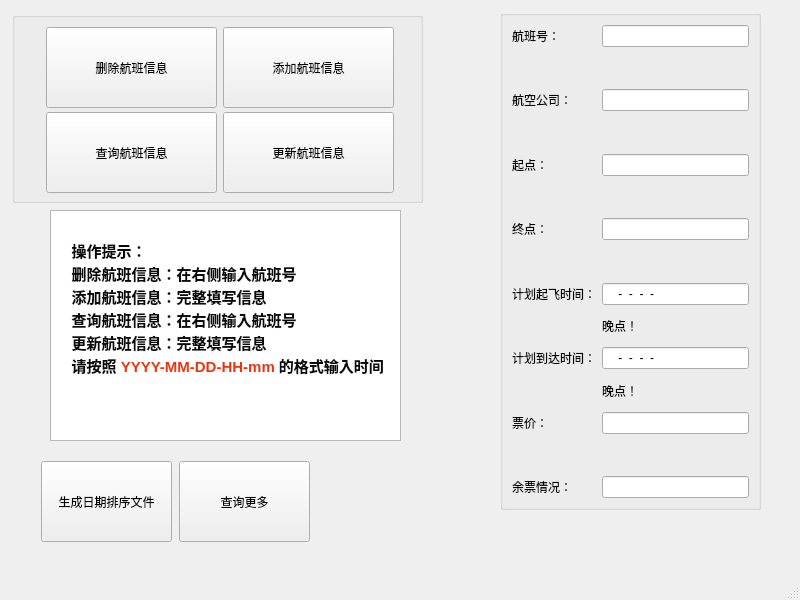
<?xml version="1.0" encoding="UTF-8"?>
<ui version="4.0">
 <class>MainWindow</class>
 <widget class="QMainWindow" name="MainWindow">
  <property name="geometry">
   <rect>
    <x>0</x>
    <y>0</y>
    <width>800</width>
    <height>600</height>
   </rect>
  </property>
  <property name="minimumSize">
   <size>
    <width>800</width>
    <height>600</height>
   </size>
  </property>
  <property name="maximumSize">
   <size>
    <width>800</width>
    <height>600</height>
   </size>
  </property>
  <property name="windowTitle">
   <string>MainWindow</string>
  </property>
  <widget class="QWidget" name="centralwidget">
   <widget class="QTextBrowser" name="textBrowser">
    <property name="geometry">
     <rect>
      <x>50</x>
      <y>210</y>
      <width>351</width>
      <height>231</height>
     </rect>
    </property>
    <property name="html">
     <string>&lt;!DOCTYPE HTML PUBLIC &quot;-//W3C//DTD HTML 4.0//EN&quot; &quot;http://www.w3.org/TR/REC-html40/strict.dtd&quot;&gt;
&lt;html&gt;&lt;head&gt;&lt;meta name=&quot;qrichtext&quot; content=&quot;1&quot; /&gt;&lt;style type=&quot;text/css&quot;&gt;
p, li { white-space: pre-wrap; }
&lt;/style&gt;&lt;/head&gt;&lt;body style=&quot; font-family:'SimSun'; font-size:9pt; font-weight:400; font-style:normal;&quot;&gt;
&lt;p style=&quot;-qt-paragraph-type:empty; margin-top:0px; margin-bottom:0px; margin-left:0px; margin-right:0px; -qt-block-indent:0; text-indent:0px; font-family:'Courier New'; font-size:20px; color:#d4d4d4;&quot;&gt;&lt;br /&gt;&lt;/p&gt;
&lt;p style=&quot; margin-top:0px; margin-bottom:0px; margin-left:0px; margin-right:0px; -qt-block-indent:0; text-indent:0px;&quot;&gt;&lt;span style=&quot; font-family:'Courier New'; font-size:11pt; font-weight:600; color:#0b0b0b;&quot;&gt;    操作提示：&lt;/span&gt;&lt;/p&gt;
&lt;p style=&quot; margin-top:0px; margin-bottom:0px; margin-left:0px; margin-right:0px; -qt-block-indent:0; text-indent:0px;&quot;&gt;&lt;span style=&quot; font-family:'Courier New'; font-size:11pt; font-weight:600; color:#0b0b0b;&quot;&gt;    删除航班信息：在右侧输入航班号&lt;/span&gt;&lt;/p&gt;
&lt;p style=&quot; margin-top:0px; margin-bottom:0px; margin-left:0px; margin-right:0px; -qt-block-indent:0; text-indent:0px;&quot;&gt;&lt;span style=&quot; font-family:'Courier New'; font-size:11pt; font-weight:600; color:#0b0b0b;&quot;&gt;    添加航班信息：完整填写信息&lt;/span&gt;&lt;/p&gt;
&lt;p style=&quot; margin-top:0px; margin-bottom:0px; margin-left:0px; margin-right:0px; -qt-block-indent:0; text-indent:0px;&quot;&gt;&lt;span style=&quot; font-family:'Courier New'; font-size:11pt; font-weight:600; color:#0b0b0b;&quot;&gt;    查询航班信息：在右侧输入航班号&lt;/span&gt;&lt;/p&gt;
&lt;p style=&quot; margin-top:0px; margin-bottom:0px; margin-left:0px; margin-right:0px; -qt-block-indent:0; text-indent:0px;&quot;&gt;&lt;span style=&quot; font-family:'Courier New'; font-size:11pt; font-weight:600; color:#0b0b0b;&quot;&gt;    更新航班信息：完整填写信息&lt;/span&gt;&lt;/p&gt;
&lt;p style=&quot; margin-top:0px; margin-bottom:0px; margin-left:0px; margin-right:0px; -qt-block-indent:0; text-indent:0px;&quot;&gt;&lt;span style=&quot; font-family:'Courier New'; font-size:11pt; font-weight:600; color:#0b0b0b;&quot;&gt;    请按照&lt;/span&gt;&lt;span style=&quot; font-family:'Courier New'; font-size:11pt; font-weight:600; color:#e60303;&quot;&gt; &lt;/span&gt;&lt;span style=&quot; font-family:'Courier New'; font-size:11pt; font-weight:600; color:#e63613;&quot;&gt;YYYY-MM-DD-HH-mm &lt;/span&gt;&lt;span style=&quot; font-family:'Courier New'; font-size:11pt; font-weight:600; color:#0b0b0b;&quot;&gt;的格式输入时间&lt;/span&gt;&lt;/p&gt;
&lt;p style=&quot;-qt-paragraph-type:empty; margin-top:0px; margin-bottom:0px; margin-left:0px; margin-right:0px; -qt-block-indent:0; text-indent:0px; font-family:'Courier New'; font-size:11pt; font-weight:600; color:#0b0b0b;&quot;&gt;&lt;br /&gt;&lt;/p&gt;&lt;/body&gt;&lt;/html&gt;</string>
    </property>
   </widget>
   <widget class="QGroupBox" name="groupBox">
    <property name="geometry">
     <rect>
      <x>12</x>
      <y>12</y>
      <width>411</width>
      <height>191</height>
     </rect>
    </property>
    <property name="alignment">
     <set>Qt::AlignCenter</set>
    </property>
    <layout class="QFormLayout" name="formLayout">
     <property name="labelAlignment">
      <set>Qt::AlignCenter</set>
     </property>
     <property name="formAlignment">
      <set>Qt::AlignCenter</set>
     </property>
     <item row="0" column="0">
      <widget class="QPushButton" name="btnDel">
       <property name="minimumSize">
        <size>
         <width>171</width>
         <height>81</height>
        </size>
       </property>
       <property name="maximumSize">
        <size>
         <width>171</width>
         <height>81</height>
        </size>
       </property>
       <property name="text">
        <string>删除航班信息</string>
       </property>
      </widget>
     </item>
     <item row="0" column="1">
      <widget class="QPushButton" name="btnAdd">
       <property name="minimumSize">
        <size>
         <width>171</width>
         <height>81</height>
        </size>
       </property>
       <property name="maximumSize">
        <size>
         <width>171</width>
         <height>81</height>
        </size>
       </property>
       <property name="text">
        <string>添加航班信息</string>
       </property>
      </widget>
     </item>
     <item row="1" column="0">
      <widget class="QPushButton" name="btnFind">
       <property name="minimumSize">
        <size>
         <width>171</width>
         <height>81</height>
        </size>
       </property>
       <property name="maximumSize">
        <size>
         <width>171</width>
         <height>81</height>
        </size>
       </property>
       <property name="text">
        <string>查询航班信息</string>
       </property>
      </widget>
     </item>
     <item row="1" column="1">
      <widget class="QPushButton" name="btnSet">
       <property name="minimumSize">
        <size>
         <width>171</width>
         <height>81</height>
        </size>
       </property>
       <property name="maximumSize">
        <size>
         <width>171</width>
         <height>81</height>
        </size>
       </property>
       <property name="text">
        <string>更新航班信息</string>
       </property>
      </widget>
     </item>
    </layout>
   </widget>
   <widget class="QGroupBox" name="groupBox_">
    <property name="geometry">
     <rect>
      <x>500</x>
      <y>10</y>
      <width>261</width>
      <height>500</height>
     </rect>
    </property>
    <property name="mouseTracking">
     <bool>false</bool>
    </property>
    <layout class="QFormLayout" name="formLayout_2">
     <item row="0" column="0">
      <widget class="QLabel" name="label">
       <property name="layoutDirection">
        <enum>Qt::LeftToRight</enum>
       </property>
       <property name="text">
        <string>航班号：</string>
       </property>
       <property name="alignment">
        <set>Qt::AlignCenter</set>
       </property>
      </widget>
     </item>
     <item row="0" column="1">
      <widget class="QLineEdit" name="editFNumber"/>
     </item>
     <item row="1" column="0">
      <spacer name="verticalSpacer">
       <property name="layoutDirection">
        <enum>Qt::LeftToRight</enum>
       </property>
       <property name="orientation">
        <enum>Qt::Vertical</enum>
       </property>
       <property name="sizeHint" stdset="0">
        <size>
         <width>20</width>
         <height>40</height>
        </size>
       </property>
      </spacer>
     </item>
     <item row="2" column="0">
      <widget class="QLabel" name="label_2">
       <property name="layoutDirection">
        <enum>Qt::LeftToRight</enum>
       </property>
       <property name="text">
        <string>航空公司：</string>
       </property>
       <property name="alignment">
        <set>Qt::AlignCenter</set>
       </property>
      </widget>
     </item>
     <item row="2" column="1">
      <widget class="QLineEdit" name="editAirways"/>
     </item>
     <item row="3" column="0">
      <spacer name="verticalSpacer_2">
       <property name="layoutDirection">
        <enum>Qt::LeftToRight</enum>
       </property>
       <property name="orientation">
        <enum>Qt::Vertical</enum>
       </property>
       <property name="sizeHint" stdset="0">
        <size>
         <width>20</width>
         <height>40</height>
        </size>
       </property>
      </spacer>
     </item>
     <item row="4" column="0">
      <widget class="QLabel" name="label_3">
       <property name="layoutDirection">
        <enum>Qt::LeftToRight</enum>
       </property>
       <property name="text">
        <string>起点：</string>
       </property>
       <property name="alignment">
        <set>Qt::AlignCenter</set>
       </property>
      </widget>
     </item>
     <item row="4" column="1">
      <widget class="QLineEdit" name="editStartPoint"/>
     </item>
     <item row="5" column="0">
      <spacer name="verticalSpacer_3">
       <property name="layoutDirection">
        <enum>Qt::LeftToRight</enum>
       </property>
       <property name="orientation">
        <enum>Qt::Vertical</enum>
       </property>
       <property name="sizeHint" stdset="0">
        <size>
         <width>20</width>
         <height>40</height>
        </size>
       </property>
      </spacer>
     </item>
     <item row="6" column="0">
      <widget class="QLabel" name="label_4">
       <property name="layoutDirection">
        <enum>Qt::LeftToRight</enum>
       </property>
       <property name="text">
        <string>终点：</string>
       </property>
       <property name="alignment">
        <set>Qt::AlignCenter</set>
       </property>
      </widget>
     </item>
     <item row="6" column="1">
      <widget class="QLineEdit" name="editEndPoint"/>
     </item>
     <item row="7" column="0">
      <spacer name="verticalSpacer_4">
       <property name="layoutDirection">
        <enum>Qt::LeftToRight</enum>
       </property>
       <property name="orientation">
        <enum>Qt::Vertical</enum>
       </property>
       <property name="sizeHint" stdset="0">
        <size>
         <width>20</width>
         <height>40</height>
        </size>
       </property>
      </spacer>
     </item>
     <item row="8" column="0">
      <widget class="QLabel" name="label_5">
       <property name="layoutDirection">
        <enum>Qt::LeftToRight</enum>
       </property>
       <property name="text">
        <string>计划起飞时间：</string>
       </property>
       <property name="alignment">
        <set>Qt::AlignCenter</set>
       </property>
      </widget>
     </item>
     <item row="8" column="1">
      <widget class="QLineEdit" name="editPlanDepartureTime">
       <property name="inputMask">
        <string>0000-00-00-00-00</string>
       </property>
      </widget>
     </item>
     <item row="9" column="0">
      <spacer name="verticalSpacer_5">
       <property name="layoutDirection">
        <enum>Qt::LeftToRight</enum>
       </property>
       <property name="orientation">
        <enum>Qt::Vertical</enum>
       </property>
       <property name="sizeHint" stdset="0">
        <size>
         <width>20</width>
         <height>40</height>
        </size>
       </property>
      </spacer>
     </item>
     <item row="10" column="0">
      <widget class="QLabel" name="label_6">
       <property name="layoutDirection">
        <enum>Qt::LeftToRight</enum>
       </property>
       <property name="text">
        <string>计划到达时间：</string>
       </property>
       <property name="alignment">
        <set>Qt::AlignCenter</set>
       </property>
      </widget>
     </item>
     <item row="10" column="1">
      <widget class="QLineEdit" name="editPlanArrivalTime">
       <property name="inputMask">
        <string>0000-00-00-00-00</string>
       </property>
       <property name="text">
        <string>----</string>
       </property>
      </widget>
     </item>
     <item row="11" column="0">
      <spacer name="verticalSpacer_6">
       <property name="layoutDirection">
        <enum>Qt::LeftToRight</enum>
       </property>
       <property name="orientation">
        <enum>Qt::Vertical</enum>
       </property>
       <property name="sizeHint" stdset="0">
        <size>
         <width>20</width>
         <height>40</height>
        </size>
       </property>
      </spacer>
     </item>
     <item row="11" column="1">
      <widget class="QLabel" name="labelPAT">
       <property name="text">
        <string>晚点！</string>
       </property>
      </widget>
     </item>
     <item row="12" column="0">
      <widget class="QLabel" name="label_7">
       <property name="layoutDirection">
        <enum>Qt::LeftToRight</enum>
       </property>
       <property name="text">
        <string>票价：</string>
       </property>
       <property name="alignment">
        <set>Qt::AlignCenter</set>
       </property>
      </widget>
     </item>
     <item row="12" column="1">
      <widget class="QLineEdit" name="editPrice">
       <property name="inputMask">
        <string/>
       </property>
      </widget>
     </item>
     <item row="13" column="0">
      <spacer name="verticalSpacer_7">
       <property name="layoutDirection">
        <enum>Qt::LeftToRight</enum>
       </property>
       <property name="orientation">
        <enum>Qt::Vertical</enum>
       </property>
       <property name="sizeHint" stdset="0">
        <size>
         <width>20</width>
         <height>40</height>
        </size>
       </property>
      </spacer>
     </item>
     <item row="14" column="0">
      <widget class="QLabel" name="label_8">
       <property name="layoutDirection">
        <enum>Qt::LeftToRight</enum>
       </property>
       <property name="text">
        <string>余票情况：</string>
       </property>
       <property name="alignment">
        <set>Qt::AlignCenter</set>
       </property>
      </widget>
     </item>
     <item row="14" column="1">
      <widget class="QLineEdit" name="editRemainTickit"/>
     </item>
     <item row="9" column="1">
      <widget class="QLabel" name="labelPDT">
       <property name="text">
        <string>晚点！</string>
       </property>
      </widget>
     </item>
    </layout>
   </widget>
   <widget class="QLabel" name="tip">
    <property name="geometry">
     <rect>
      <x>351</x>
      <y>454</y>
      <width>111</width>
      <height>51</height>
     </rect>
    </property>
    <property name="font">
     <font>
      <pointsize>11</pointsize>
     </font>
    </property>
    <property name="autoFillBackground">
     <bool>true</bool>
    </property>
    <property name="text">
     <string/>
    </property>
   </widget>
   <widget class="QWidget" name="layoutWidget">
    <property name="geometry">
     <rect>
      <x>40</x>
      <y>460</y>
      <width>271</width>
      <height>83</height>
     </rect>
    </property>
    <layout class="QHBoxLayout" name="horizontalLayout">
     <item>
      <widget class="QPushButton" name="btnSort">
       <property name="minimumSize">
        <size>
         <width>131</width>
         <height>81</height>
        </size>
       </property>
       <property name="maximumSize">
        <size>
         <width>131</width>
         <height>81</height>
        </size>
       </property>
       <property name="text">
        <string>生成日期排序文件</string>
       </property>
      </widget>
     </item>
     <item>
      <widget class="QPushButton" name="btnFindMore">
       <property name="minimumSize">
        <size>
         <width>131</width>
         <height>81</height>
        </size>
       </property>
       <property name="maximumSize">
        <size>
         <width>131</width>
         <height>81</height>
        </size>
       </property>
       <property name="text">
        <string>查询更多</string>
       </property>
      </widget>
     </item>
    </layout>
   </widget>
  </widget>
  <widget class="QMenuBar" name="menubar">
   <property name="geometry">
    <rect>
     <x>0</x>
     <y>0</y>
     <width>800</width>
     <height>25</height>
    </rect>
   </property>
  </widget>
  <widget class="QStatusBar" name="statusbar"/>
 </widget>
 <resources/>
 <connections/>
</ui>
